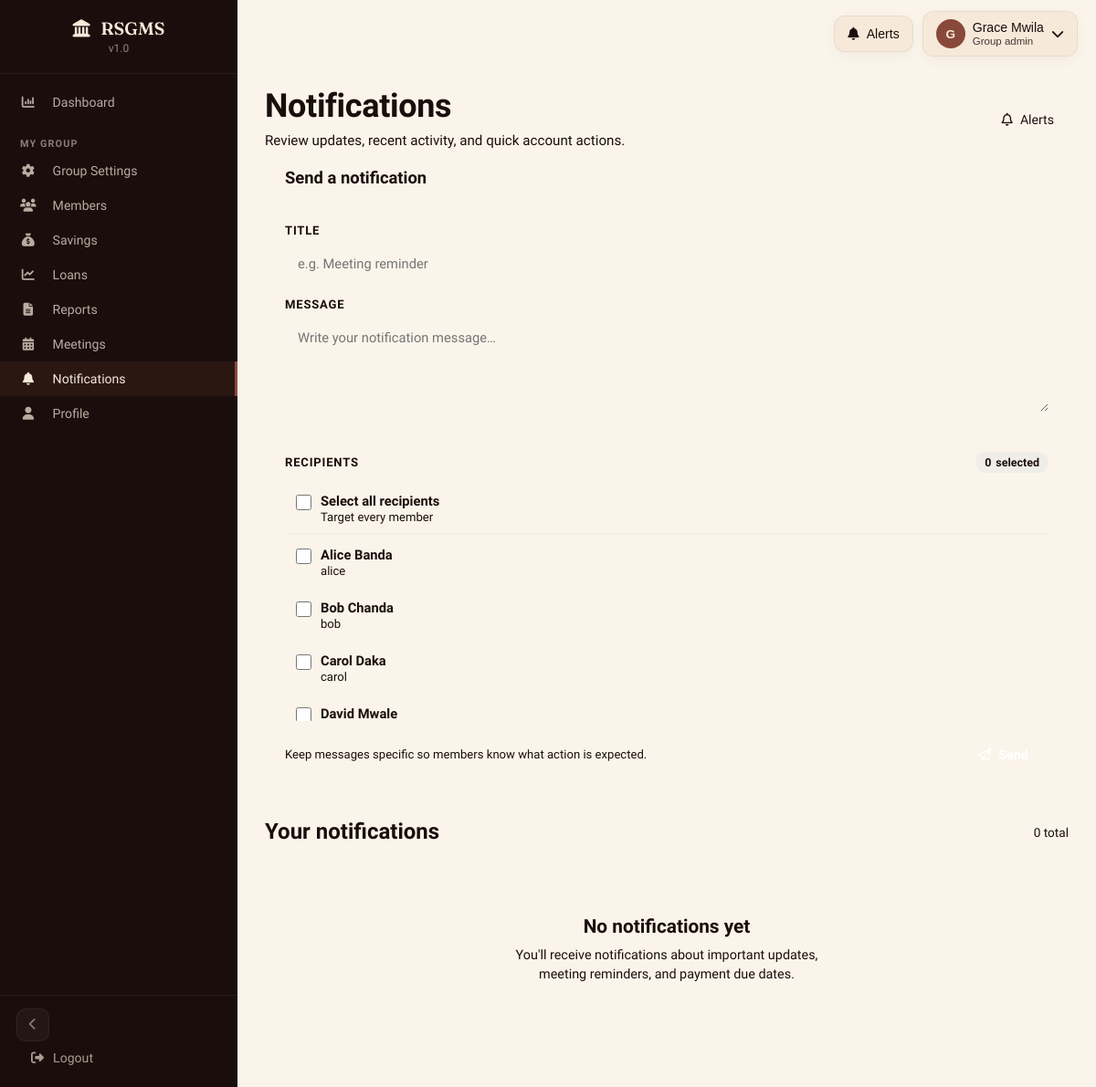
/notifications.php (signed in), run on the app's committed database.
### tables this page shows
CREATE TABLE IF NOT EXISTS users (
    id INT AUTO_INCREMENT PRIMARY KEY,
    username VARCHAR(50) UNIQUE NOT NULL,
    password VARCHAR(255) NOT NULL,
    full_name VARCHAR(100) NOT NULL,
    email VARCHAR(100),
    phone VARCHAR(20),
    role ENUM('admin', 'group_admin', 'loan_officer', 'member') DEFAULT 'member',
    group_id INT,
    status ENUM('active','pending') DEFAULT 'active',
    last_login DATETIME DEFAULT NULL,
    created_at TIMESTAMP DEFAULT CURRENT_TIMESTAMP,
    INDEX idx_users_status (status)
);

### notifications.php (the view, shortened to what this page needs)
<?php
require_once 'includes/init.php';
$user = requireLogin();
$user_id = $user['id'];
$role = $user['role'];
$stmt = $pdo->prepare("SELECT * FROM notifications WHERE user_id = ? ORDER BY created_at DESC");
$stmt->execute([$user_id]);
$notifications = $stmt->fetchAll();
$stmt = $pdo->prepare("SELECT COUNT(*) as unread FROM notifications WHERE user_id = ? AND is_read = FALSE");
$stmt->execute([$user_id]);
$users_list = [];
if ($role == 'admin' || $role == 'group_admin') {
    if ($role == 'admin') {
        $stmt = $pdo->query("SELECT id, full_name, username FROM users WHERE role IN ('group_admin', 'member') ORDER BY full_name");
    } else {
        $group_id = $_SESSION['group_id'];
        $stmt = $pdo->prepare("SELECT id, full_name, username FROM users WHERE group_id = ? AND role IN ('group_admin', 'member') ORDER BY full_name");
        $stmt->execute([$group_id]);
    }
    $users_list = $stmt->fetchAll();
}
?>
<!DOCTYPE html>
<html lang="en">
<head>
    <link rel="stylesheet" href="assets/css/icons.css">
    <link rel="stylesheet" href="assets/css/design-system.css">
</head>
<body>
    <?php require_once 'includes/sidebar.php'; ?>
    <?php include 'config/shared_navbar.php'; ?>
    <div class="main-content">
        <div class="page-head">
            <div class="page-head-top">
                <div>
                    <h1>Notifications</h1>
                    <p>Review updates, recent activity, and quick account actions.</p>
                </div>
                <div style="position:relative">
                    <button type="button" class="alert-btn" id="notificationToggle" aria-haspopup="true" aria-expanded="false" aria-controls="notificationMenu">
                        <i class="fa-regular fa-bell"></i>
                        <span>Alerts</span>
                    </button>
            </div>
        </div>
        <?php if ($role == 'admin' || $role == 'group_admin'): ?>
        <div class="compose-section">
            <div class="compose-header">
                <h3>Send a notification</h3>
            </div>
            <form method="POST">
                <div class="compose-body">
                    <div class="compose-fields">
                        <div class="compose-field">
                            <label for="title">Title</label>
                            <input type="text" name="title" id="title" placeholder="e.g. Meeting reminder" required>
                        </div>
                        <div class="compose-field">
                            <label for="message">Message</label>
                            <textarea name="message" id="message" placeholder="Write your notification message…" rows="4" required></textarea>
                        </div>
                    </div>
                    <div class="recipient-panel">
                        <div class="recipient-meta">
                            <span class="recipient-meta-label">Recipients</span>
                            <span class="recipient-count"><span id="selected_count">0</span> selected</span>
                        </div>
                        <?php if (count($users_list) > 0): ?>
                        <div class="recipient-list">
                            <label class="recipient-item" style="border-bottom: 1px solid #f0ede8;">
                                <input type="checkbox" id="select_all_users">
                                <div class="recipient-item-text">
                                    <strong>Select all recipients</strong>
                                    <span class="recipient-subtext">Target every member</span>
                                </div>
                            </label>
                            <?php foreach ($users_list as $user): ?>
                            <label class="recipient-item">
                                <input type="checkbox" name="target_users[]" value="<?php echo $user['id']; ?>">
                                <div class="recipient-item-text">
                                    <strong><?php echo htmlspecialchars($user['full_name']); ?></strong>
                                    <span class="recipient-subtext"><?php echo htmlspecialchars($user['username']); ?></span>
                                </div>
                            </label>
                            <?php endforeach; ?>
                        </div>
                        <?php else: ?>
                        <div class="recipient-empty">No eligible recipients are available for this account right now.</div>
                        <?php endif; ?>
                        <div class="send-row">
                            <span class="send-hint">Keep messages specific so members know what action is expected.</span>
                            <button type="submit" class="btn-send"><i class="fa-regular fa-paper-plane"></i> Send</button>
                        </div>
                    </div>
                </div>
            </form>
        </div>
        <?php endif; ?>
        <div id="notifications-list">
            <div class="notifications-header">
                <h2>Your notifications</h2>
                <span class="notifications-count"><?php echo count($notifications); ?> total</span>
            </div>
            <?php if (count($notifications) > 0): ?>
                <?php foreach ($notifications as $notification): ?>
                <div class="notification-item <?php echo !$notification['is_read'] ? 'unread' : ''; ?>">
                    <div class="notification-head">
                        <span class="notification-title"><?php echo htmlspecialchars($notification['title']); ?></span>
                        <span class="notification-date"><?php echo date('d M Y, H:i', strtotime($notification['created_at'])); ?></span>
                    </div>
                    <div class="notification-message"><?php echo htmlspecialchars($notification['message']); ?></div>
                    <div class="notification-foot">
                        <?php if (!$notification['is_read']): ?>
                        <form method="POST">
                            <?php echo csrfField(); ?>
                            <input type="hidden" name="action" value="mark_read">
                            <input type="hidden" name="notification_id" value="<?php echo $notification['id']; ?>">
                            <button type="submit" class="btn-mark-read">Mark as read</button>
                        </form>
                        <span class="unread-tag">New</span>
                        <?php endif; ?>
                    </div>
                </div>
                <?php endforeach; ?>
            <?php else: ?>
                <div class="no-notifications">
                    <h3>No notifications yet</h3>
                    <p>You'll receive notifications about important updates, meeting reminders, and payment due dates.</p>
                </div>
            <?php endif; ?>
        </div>
    </div>
</body>
<link rel="stylesheet" href="assets/css/toast.css">
</html>

### config/shared_navbar.php (shortened to what this page needs)
<?php
$sharedNavbarUserId = (int) $_SESSION['user_id'];
$sharedNavbarRole = $_SESSION['role'] ?? 'member';
$sharedNavbarStmt = $pdo->prepare('SELECT id, full_name, username, email, role FROM users WHERE id = ?');
$sharedNavbarStmt->execute([$sharedNavbarUserId]);
$sharedNavbarUser = $sharedNavbarStmt->fetch();
$sharedNavbarDisplayName = $sharedNavbarUser['full_name'] ?: ($sharedNavbarUser['username'] ?? 'User');
$sharedNavbarRoleLabel = ucfirst(str_replace('_', ' ', $sharedNavbarRole));
$sharedNavbarInitial = strtoupper(substr($sharedNavbarDisplayName, 0, 1));
?>
<div class="shared-navbar" data-shared-navbar>
    <div class="shared-navbar-shell">
        <div class="shared-navbar-wrap">
            <button type="button" class="shared-navbar-button shared-navbar-bell" data-navbar-toggle="notifications" aria-haspopup="true" aria-expanded="false" aria-controls="sharedNotificationsMenu">
                <i class="fa-solid fa-bell"></i>
                <span>Alerts</span>
            </button>
        </div>
        <div class="shared-navbar-wrap">
            <button type="button" class="shared-navbar-button shared-navbar-profile" data-navbar-toggle="profile" aria-haspopup="true" aria-expanded="false" aria-controls="sharedProfileMenu">
                <span class="shared-navbar-avatar"><?php echo htmlspecialchars($sharedNavbarInitial); ?></span>
                <span class="shared-navbar-copy">
                    <span class="shared-navbar-label"><?php echo htmlspecialchars($sharedNavbarDisplayName); ?></span>
                    <span class="shared-navbar-subtext"><?php echo htmlspecialchars($sharedNavbarRoleLabel); ?></span>
                </span>
                <i class="fa-solid fa-chevron-down" style="margin-left:auto;"></i>
            </button>
        </div>
    </div>
</div>
<div class="shared-navbar-spacer" aria-hidden="true"></div>

### assets/css/design-system.css (style rules this page uses)
:root { --clay:oklch(0.48 0.09 35); --clay-dark:oklch(0.35 0.07 33); --clay-light:oklch(0.62 0.10 38); --cream:oklch(0.94 0.025 70); --cream-light:oklch(0.97 0.015 75); --ink:oklch(0.18 0.02 30); --ink-soft:oklch(0.35 0.025 35); --gold:oklch(0.70 0.10 75); --gold-light:oklch(0.80 0.08 80); --moss:oklch(0.40 0.06 140); --sand:oklch(0.85 0.03 70); --white-soft:oklch(0.99 0.005 75); --danger:oklch(0.55 0.15 25); --danger-hover:oklch(0.45 0.15 25); --success:oklch(0.50 0.12 150); --success-hover:oklch(0.42 0.12 150); --radius-sm:8px; --radius-md:14px; --radius-lg:18px; --radius-full:999px; --shadow-card:0 4px 16px oklch(0 0 0 / .04); --shadow-card-hover:0 8px 24px oklch(0 0 0 / .07); --shadow-section:0 1px 0 oklch(0 0 0 / .06); --shadow-topbar:0 1px 0 oklch(0 0 0 / .04); --sidebar-width:260px; --sidebar-collapsed:64px; --section-padding:20px; --card-padding:18px; --grid-gap:18px; --transition-card:transform .22s cubic-bezier(.22,1,.36,1),box-shadow .22s; }
* { margin:0;padding:0;box-sizing:border-box }
body { font-family:'Sora',sans-serif; font-weight:300; background:var(--cream-light); color:var(--ink); -webkit-font-smoothing:antialiased; }
h1,h2,h3,h4,.h { font-family:'Fraunces',serif; font-weight:600; font-variation-settings:'SOFT' 85; line-height:1.15; }
.main-content { margin-left:var(--sidebar-width); padding:clamp(1rem,2vw,1.5rem) clamp(1rem,2.5vw,2rem); min-height:100vh; transition:margin-left .3s ease; }
label { display:block;margin-bottom:4px;font-size:0.85rem;font-weight:500;color:var(--ink) }
input,select,textarea { width:100%;padding:10px 12px;font-family:'Sora',sans-serif;font-size:0.9rem; border:1px solid oklch(from var(--clay) l c h / .12); border-radius:var(--radius-sm);background:var(--cream);color:var(--ink); transition:border-color .2s,box-shadow .2s; }

### assets/css/toast.css (style rules this page uses)
:root { --toast-success-bg: #ecfdf5; --toast-success-border: #a7f3d0; --toast-success-text: #065f46; --toast-success-icon: #10b981; --toast-error-bg: #fef2f2; --toast-error-border: #fecaca; --toast-error-text: #991b1b; --toast-error-icon: #ef4444; --toast-warning-bg: #fffbeb; --toast-warning-border: #fde68a; --toast-warning-text: #92400e; --toast-warning-icon: #f59e0b; --toast-info-bg: #eff6ff; --toast-info-border: #bfdbfe; --toast-info-text: #1e40af; --toast-info-icon: #3b82f6; }

### config/shared_navbar.php (style rules this page uses)
.shared-navbar-spacer { height: 72px; }
.shared-navbar { position: fixed; top: 0; left: var(--sidebar-width); right: 0; z-index: 120; pointer-events: none; padding: 12px 20px 0; transition: left .3s ease; }
.shared-navbar-shell { pointer-events: auto; display: flex; align-items: center; justify-content: flex-end; gap: 10px; }
.shared-navbar-wrap { position: relative; }
.shared-navbar-button { min-height: 40px; display: inline-flex; align-items: center; gap: 8px; padding: 8px 14px; border: 1px solid oklch(0 0 0 / .06); border-radius: 12px; background: var(--cream); color: var(--ink); box-shadow: var(--shadow-card); cursor: pointer; transition: transform .15s, box-shadow .15s; }
.shared-navbar-bell { font-weight: 500; font-size: 0.88rem; }
.shared-navbar-profile { font-size: 0.88rem; }
.shared-navbar-avatar { width: 32px; height: 32px; border-radius: 50%; display: inline-flex; align-items: center; justify-content: center; background: var(--clay); color: var(--cream); font-size: 0.85rem; font-weight: 600; }
.shared-navbar-copy { display: flex; flex-direction: column; align-items: flex-start; line-height: 1.2; text-align: left; }
.shared-navbar-label { font-weight: 500; font-size: 0.88rem; color: var(--ink); }
.shared-navbar-subtext { color: var(--ink-soft); font-size: 0.72rem; }

### data on the page
users: full_name "G", full_name "Grace Mwila"
users: full_name "Alice Banda", username "alice"
users: full_name "Bob Chanda", username "bob"
users: full_name "Carol Daka", username "carol"
users: full_name "David Mwale"

### other printed values
$sharedNavbarRoleLabel "Group admin"
count($notifications) "0"
